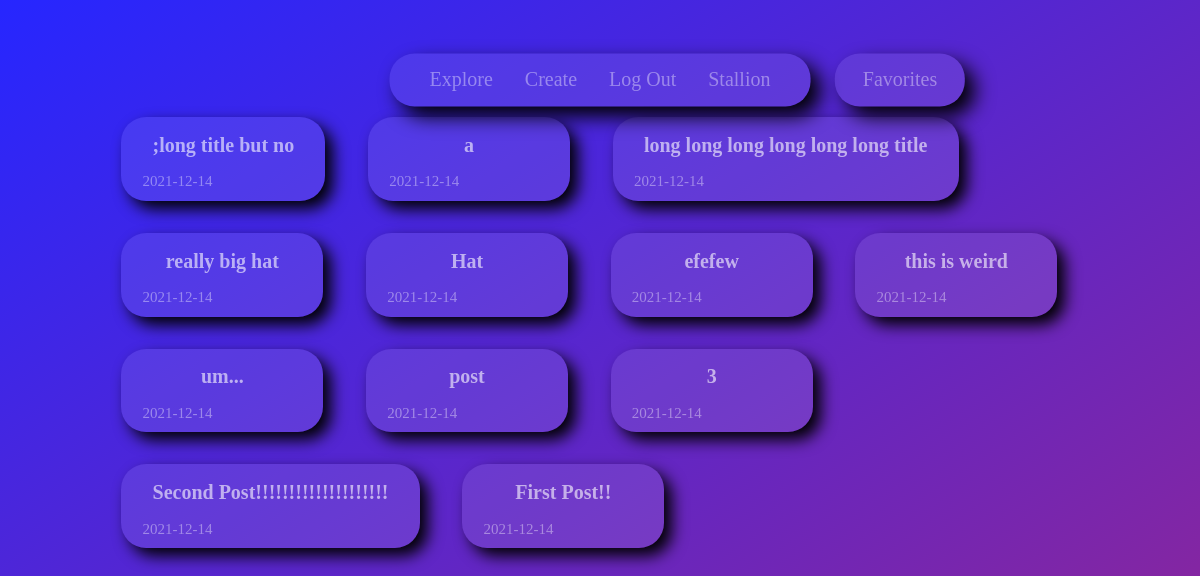
The app's page /profile (signed in), older data.
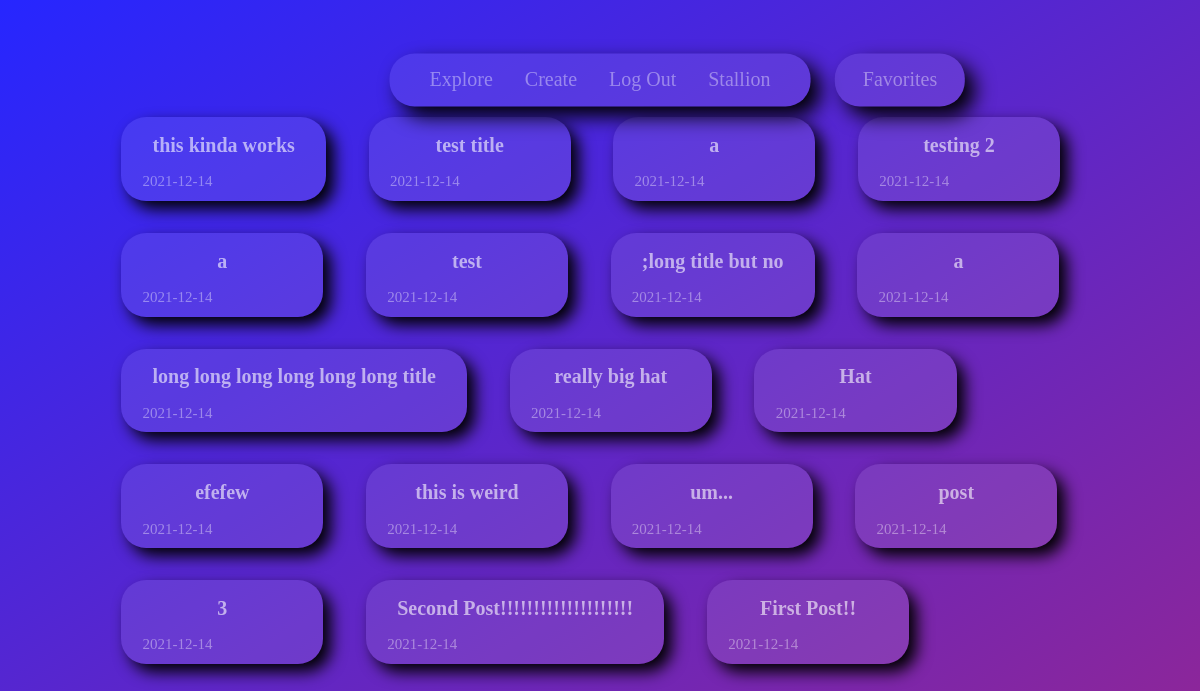
The same page, newer data.
### tables this page shows
CREATE TABLE post (
  id INTEGER PRIMARY KEY AUTOINCREMENT,
  author_id INTEGER NOT NULL,
  created TIMESTAMP NOT NULL DEFAULT CURRENT_TIMESTAMP,
  title TEXT NOT NULL,
  body TEXT NOT NULL,
  FOREIGN KEY (author_id) REFERENCES user (id)
);

### app/blog.py (the view)
@bp.route("/profile")
def profile():
    db = get_db()
    query = """SELECT post.id, title, body, created, author_id
            FROM post JOIN user ON post.author_id = user.id
            ORDER BY created DESC"""
    posts = db.execute(query).fetchall() # will be a list of all Rows
    return render_template("blog/profile.html", posts=posts)

### app/auth.py (called while the page is built)
@bp.before_app_request
def load_logged_in_user():
    user_id = session.get("user_id")
    if user_id is None:
        g.user = None
    else:
        g.user = get_db().execute("SELECT * FROM user WHERE id = ?", (user_id,)).fetchone()

### app/db.py (called while the page is built)
def get_db():
    if "db" not in g: # see if the db is loaded into the g namespace to use
        g.db = sqlite3.connect(
            current_app.config["DATABASE"], detect_types=sqlite3.PARSE_DECLTYPES
        )
        g.db.row_factory = sqlite3.Row
    return g.db

### app/templates/blog/profile.html (shortened to what this page needs)
{% extends 'base.html' %}
{% block content %}
<link rel="stylesheet" href="{{ url_for('static',filename ='view_style.css') }}">
<div class="topnav2">
  <a href="{{ url_for('blog.favorites') }}">Favorites</a>
</div>
<ul class="group">
  {% for post in posts %}
  {% if g.user['id'] == post['author_id'] %}
    <li class="post">
      <header>
        <div>
          <h1><a href="{{ url_for('blog.view', id=post['id']) }}">{{ post['title'] }}</a></h1>
          <div><p>{{ post['created'].strftime('%Y-%m-%d') }}</p></div>
        </div>
      </header>
    </li>
    {% endif %}
    {% endfor %}
</ul>
    {% endblock %}

Row changes from the older to the newer data that the page shows:
added post: title "this kinda works", created "2021-12-14"
added post: title "test title", created "2021-12-14"
added post: title "a", created "2021-12-14"
added post: title "testing 2", created "2021-12-14"
added post: title "a", created "2021-12-14"
added post: title "test", created "2021-12-14"
